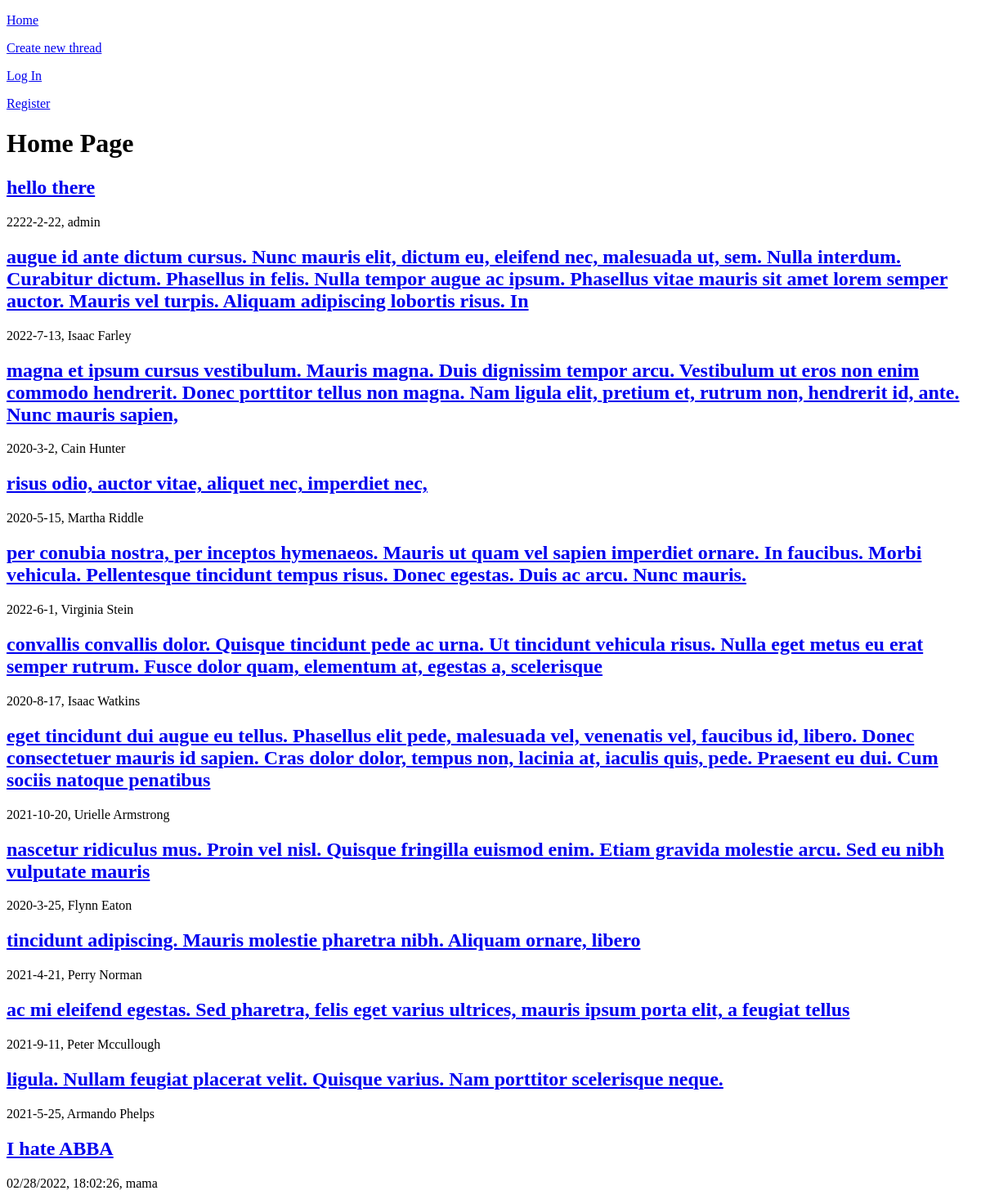
Before: / with the older database file.
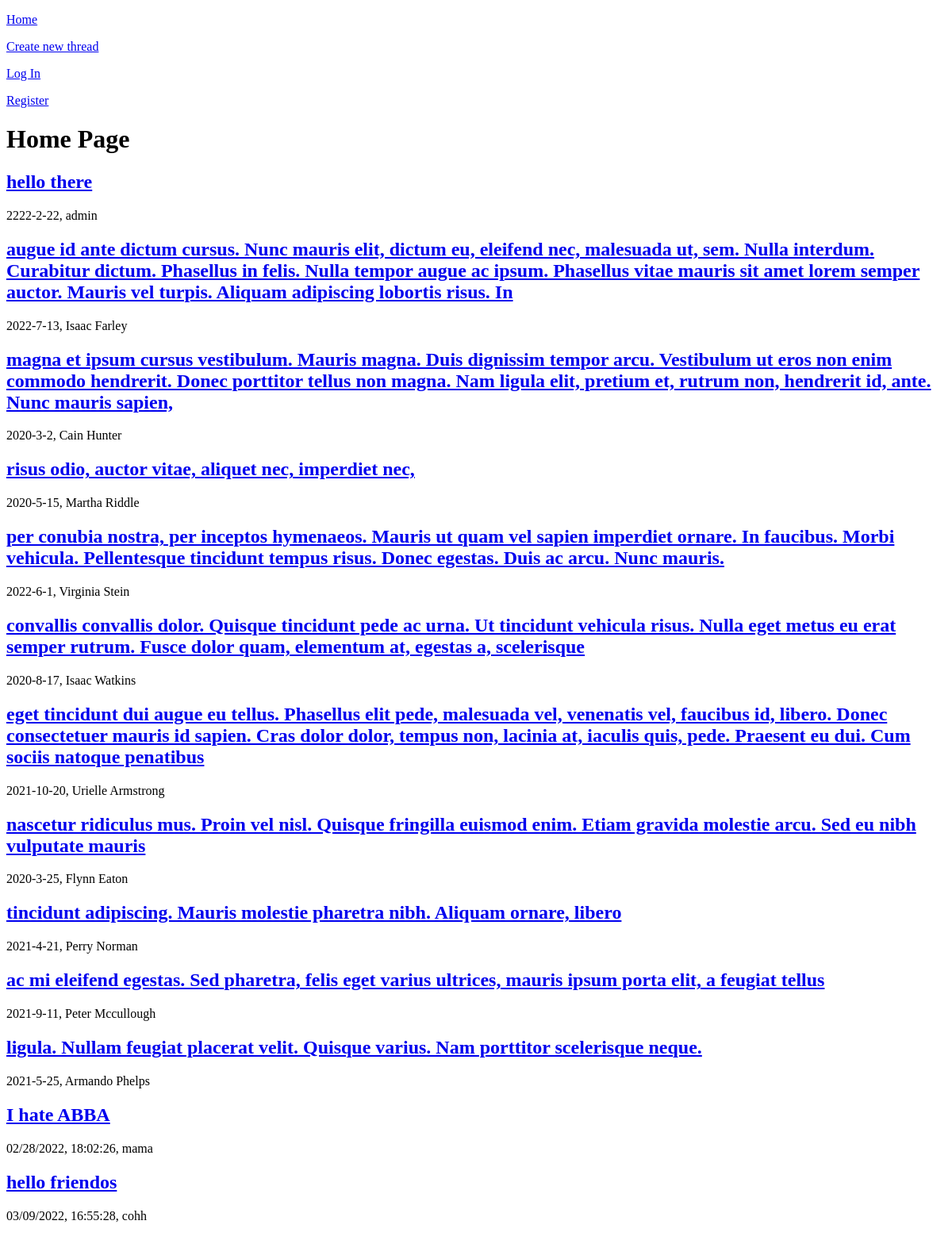
After: the same page with the newer database file.
### tables this page shows
CREATE TABLE threads
(
    thread_id INTEGER PRIMARY KEY AUTOINCREMENT,
    title TEXT NOT NULL,
    body TEXT NOT NULL,
    date_created TEXT NOT NULL,
    user_poster TEXT NOT NULL
);

### app.py (the view)
@app.route("/", methods=["GET", "POST"])
def index():
    db = get_db()
    threads = db.execute("""
        SELECT * FROM threads;
    """).fetchall()
    return render_template("index.html", threads=threads)

### app.py (called while the page is built)
@app.before_request
def load_logged_in_user():
    g.user = session.get("username", None)

### database.py (called while the page is built)
def get_db():
    if "db" not in g:
        g.db = sqlite3.connect(DATABASE,
            detect_types=sqlite3.PARSE_DECLTYPES
        )
        g.db.row_factory = sqlite3.Row
    return g.db

### templates/index.html (shortened to what this page needs)
{% extends 'base.html' %}
{% block main_content %}
<h1>Home Page</h1>
{% for thread in threads %}
    <h2>
        <a href="{{ url_for('thread', thread_id=thread['thread_id']) }}">
            {{ thread["title"] }}
        </a>
    </h2>
    <p>{{ thread["date_created"] }}, {{ thread["user_poster"] }}</p>
{% endfor %}
{% endblock %}

Changed rows visible on the page:
added threads: title "hello friendos", date_created "03/09/2022, 16:55:28", user_poster "cohh"
